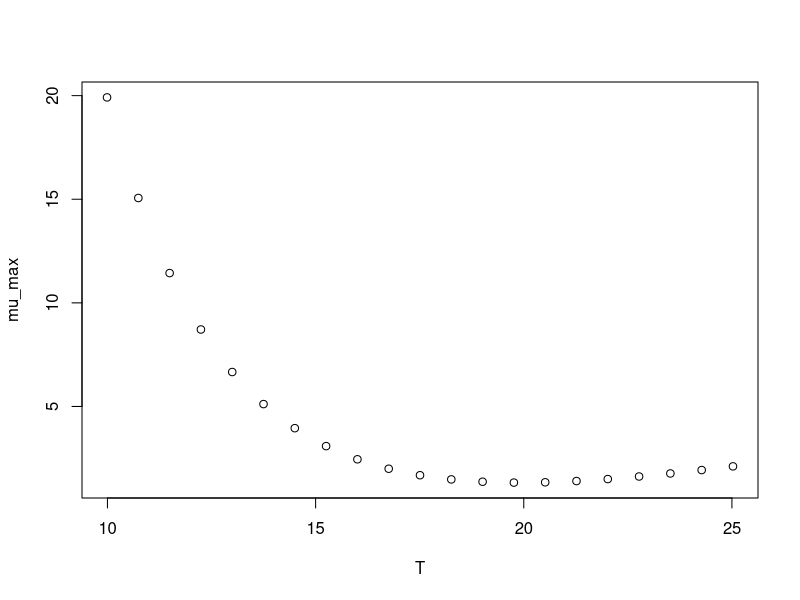

The R script that drew this image:
#############################
# start of Parameter script
#############################
T <- seq(9.99000999000999,25.025,length.out=21)
#############################
# end of Parameter script
#############################
############################# 
# start of Model script Gropin ID 1258 
#############################
 
# constant coefficients for this model
 
variables <- data.frame(T)
argumentsPar <- expand.grid(variables)
 
# heart of the model
response_surface <- function(T) {
   mumax <-20.15-749.9/T+7468/T^2

return(mumax=mumax)
} 

# output parameters
mumax <- cbind(argumentsPar,response_surface(argumentsPar['T']))
colnames(mumax) <- c(colnames(argumentsPar),'mumax')
#############################
# End of Model script
#############################
############################# 
# start of Visualisation script Gropin ID 1258 
#############################
plot(T,mumax$mumax,
                          xlab='T',
                          ylab='mu_max')
#############################
# End of Visualisation script
#############################
